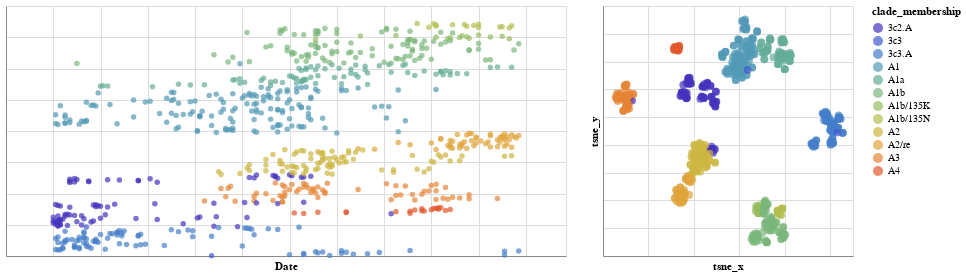

Here is the notebook cell this chart was saved with:
### Code cell
list_of_chart_ha = linking_tree_with_plots_brush(
    merged_tsne_df_ha,
    ['tsne_x','tsne_y'],
    ['tsne_x','tsne_y'],
    'clade_membership:N',
    ["strain:N", "clade_membership:N"],
    domain,
    range_
)
chart_tsne_ha = list_of_chart_ha[0]|list_of_chart_ha[1]
chart_tsne_ha

### Figure 1 — Vega-Lite specification as saved in the notebook (floating-point values rounded to 4 significant figures; data arrays with more than 128 entries replaced by an {"elided": "..."} marker saying what was removed)
{"config": {"view": {"continuousWidth": 400, "continuousHeight": 300}}, "hconcat": [{"mark": "circle", "encoding": {"color": {"condition": {"type": "nominal", "field": "clade_membership", "scale": {"domain": ["3c2.A", "3c3", "3c3.A", "A1", "A1a", "A1b", "A1b/135K", "A1b/135N", "A2", "A2/re", "A3", "A4"], "range": ["#4433BE", "#3E5ACF", "#457FCB", "#529AB6", "#64AD98", "#7BB77A", "#96BD60", "#B3BD4D", "#CDB642", "#DFA43B", "#E68434", "#E2582C", "#DB2823"]}, "selection": "selector034"}, "value": "gray"}, "tooltip": [{"type": "nominal", "field": "strain"}, {"type": "nominal", "field": "clade_membership"}], "x": {"type": "quantitative", "axis": {"labels": false, "ticks": false}, "field": "date", "scale": {"domain": [2016.0, 2018.0]}, "title": "Date"}, "y": {"type": "quantitative", "axis": {"labels": false, "ticks": false}, "field": "y", "title": ""}}, "height": 250, "selection": {"selector034": {"type": "interval", "resolve": "global"}}, "width": 560}, {"mark": {"type": "circle", "size": 60}, "encoding": {"color": {"condition": {"type": "nominal", "field": "clade_membership", "scale": {"domain": ["3c2.A", "3c3", "3c3.A", "A1", "A1a", "A1b", "A1b/135K", "A1b/135N", "A2", "A2/re", "A3", "A4"], "range": ["#4433BE", "#3E5ACF", "#457FCB", "#529AB6", "#64AD98", "#7BB77A", "#96BD60", "#B3BD4D", "#CDB642", "#DFA43B", "#E68434", "#E2582C", "#DB2823"]}, "selection": "selector034"}, "value": "gray"}, "tooltip": [{"type": "nominal", "field": "strain"}, {"type": "nominal", "field": "clade_membership"}], "x": {"type": "quantitative", "axis": {"labels": false, "ticks": false}, "field": "tsne_x", "title": "tsne_x"}, "y": {"type": "quantitative", "axis": {"labels": false, "ticks": false}, "field": "tsne_y", "title": "tsne_y"}}, "height": 250, "selection": {"selector034": {"type": "interval", "resolve": "global"}}, "width": 250}], "data": {"name": "data-c9dba8fa07f3da9a2dd5d157d720e190"}, "$schema": "https://vega.github.io/schema/vega-lite/v4.8.1.json", "datasets": {"data-c9dba8fa07f3da9a2dd5d157d720e190": {"elided": "744 records"}}}
